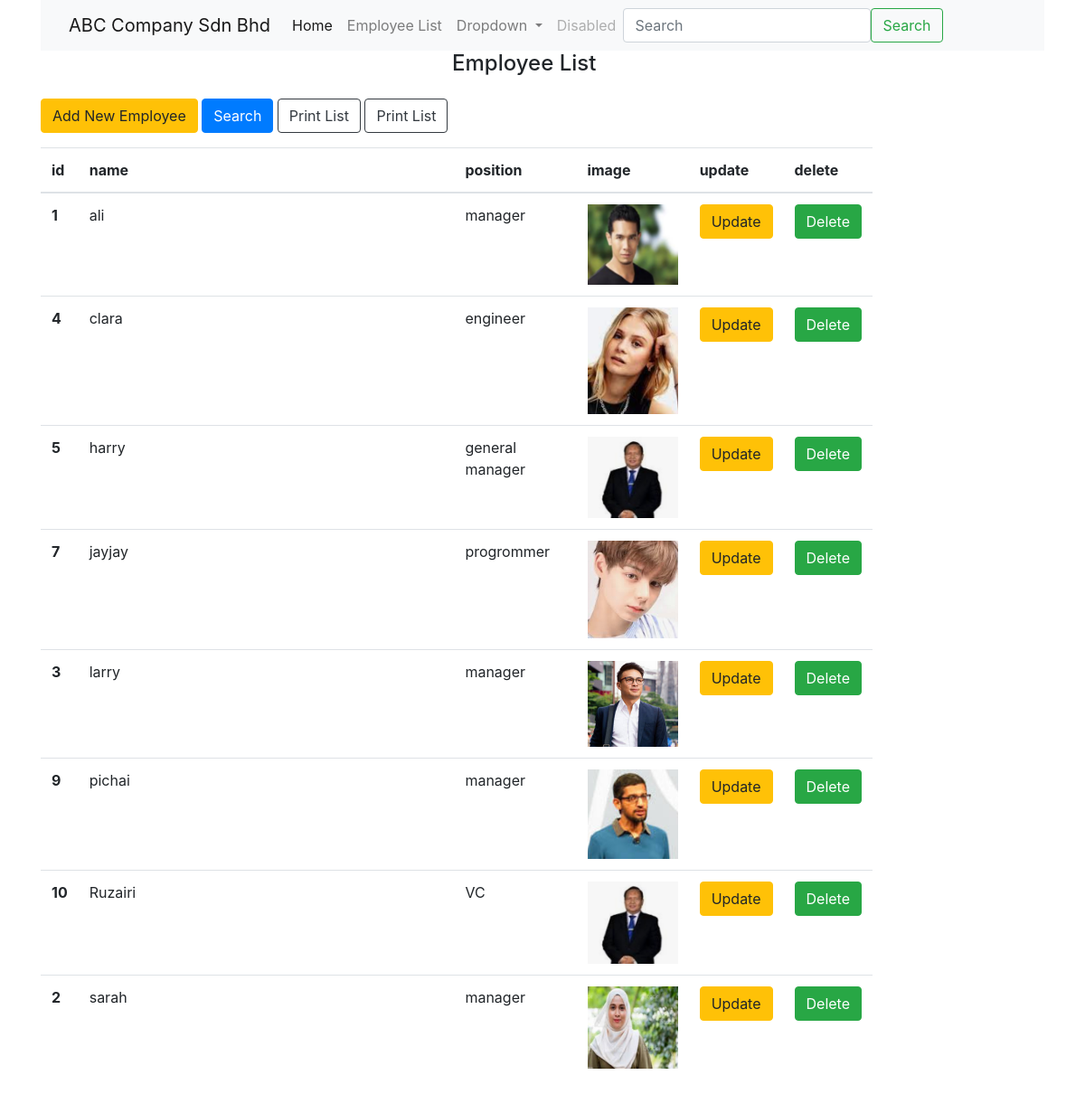
The app's page /lab6bootstrap/lab6bootstrap/search.php with its own data.
### tables this page shows
CREATE TABLE `employee` (
  `id` int(11) NOT NULL,
  `name` varchar(50) NOT NULL,
  `position` varchar(50) NOT NULL,
  `dept` varchar(15) NOT NULL,
  `username` varchar(25) NOT NULL,
  `password` varchar(15) NOT NULL
);

### lab6bootstrap/lab6bootstrap/search.php (the view, shortened to what this page needs)
<?php
include "conn.php";
$name=$_GET['name'];
$name = "%".$name ."%";
$sql = "SELECT * FROM employee WHERE name LIKE '$name' ORDER BY name ASC;";
$val=$conn->query($sql);
$rows=$val;
?>
<!doctype html>
<html lang="en">
<head>
    <link rel="stylesheet" href="https://stackpath.bootstrapcdn.com/bootstrap/4.3.1/css/bootstrap.min.css">
</head>
<body>
    <div class="container">
        <div>
            <div>
                <nav class="navbar navbar-expand-lg navbar-light bg-light">
                    <div class="container-fluid">
                        <a class="navbar-brand" href="#">ABC Company Sdn Bhd</a>
                        <div class="collapse navbar-collapse" id="navbarSupportedContent">
                            <ul class="navbar-nav me-auto mb-2 mb-lg-0">
                                <li class="nav-item">
                                    <a class="nav-link active" aria-current="page" href="http://localhost/dat21303/test2b/index.php">Home</a>
                                </li>
                                <li class="nav-item">
                                    <a class="nav-link" href="index.php">Employee List</a>
                                </li>
                                <li class="nav-item dropdown">
                                    <a class="nav-link dropdown-toggle" href="#" id="navbarDropdown" role="button" data-bs-toggle="dropdown" aria-expanded="false">
                                        Dropdown
                                    </a>
                                </li>
                                <li class="nav-item">
                                    <a class="nav-link disabled" href="#" tabindex="-1" aria-disabled="true">Disabled</a>
                                </li>
                            </ul>
                            <form class="d-flex" action="search2.php" method="post" >
                                <input class="form-control me-2" type="search" name="name" placeholder="Search" aria-label="Search">
                                <button class="btn btn-outline-success" type="submit">Search</button>
                            </form>
                        </div>
                    </div>
                </nav>
            </div>
        </div>
        <div class="row">
            <div class="mx-auto" style="width: 200px;">
                <h4>Employee List</h4>
            </div>
            <div class="col-md-10 col-md-offset-3">
                <button type="button" class="btn btn-warning" data-toggle="modal" data-target="#exampleModal"> Add New Employee</button>
                <button type="button" class="btn btn-primary" data-toggle="modal" data-target="#searchModal"> Search </button>
                <button type="button" class="btn btn-outline-dark" "float-right" onclick="window.print()">Print List</button>
                <button type="button" class="btn btn-outline-dark" "float-right" onclick="search4.php">Print List</button>
                <table class="table">
                    <thead>
                        <tr>
                            <th scope="col">id</th>
                            <th scope="col">name</th>
                            <th scope="col">position</th>
                            <th scope="col">image</th>
                            <th scope="col">update</th>
                            <th scope="col">delete</th>
                        </tr>
                    </thead>
                    <tbody>
                        <tr>
                            <?php while($row=$rows->fetch_assoc()):?>
                            <th><?php echo $row['id'];?></th>
                            <td class="col-md-10"><?php echo $row['name'];?></td>
                            <td class="col-md-10"><?php echo $row['position'];?></td>
                            <td class="col-md-2"><img src="<?php echo "img/". $row['dept'];?>" alt="Girl in a jacket" width="100"></td>
                            <td><a href="update.php?id=<?php echo $row['id'];?>" class="btn btn-warning">Update</a></td>
                            <td><a href="delete.php?id=<?php echo $row['id'];?>" class="btn btn-success">Delete</a></td>
                        </tr>
                        <?php endwhile; ?>
                    </tbody>
                </table>
            </div>
        </div>
    </div>
</body>
</html>

### records on screen
employee: id "1", name "ali", position "manager", dept (picture)
employee: id "4", name "clara", position "engineer", dept (picture)
employee: id "5", name "harry", position "general manager", dept (picture)
employee: id "7", name "jayjay", position "progrommer", dept (picture)
employee: id "3", name "larry", position "manager", dept (picture)
employee: id "9", name "pichai", position "manager", dept (picture)
employee: id "10", name "Ruzairi", position "VC", dept (picture)
employee: id "2", name "sarah", position "manager", dept (picture)
